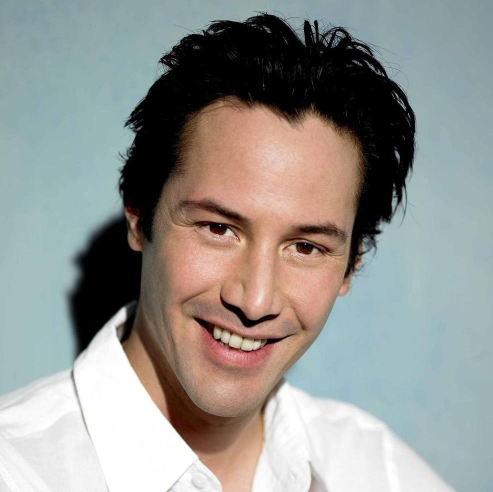
#> input picture projects/ascii-art/original2.jpg, 985 x 984 px (shown at 1/2 size)
$ python ascii_script.py
#> lines starting #> are read from the running program, lines starting #| are printed output that depends on the picture
from PIL import Image
import requests
from io import BytesIO
import os
import numpy as np

images = [];
#samples
images.append("https://pbs.twimg.com/media/DSMy7-tUIAA4R6S.jpg");
images.append("matrix-poster.jpg");
images.append("original1.jpg");

#color schemes
charSeq1 = '.-#'
charSeq2 = ' .:-=+*#%@'[::-1]
charSeq3 = "$@B%8&WM#*oahkbdpqwmZO0QLCJUYXzcvunxrjft/\|()1{}[]?-_+~<>i!lI;:,^`'. "


def getImage(address):
#> called with address = 'original2.jpg'
    if address[:4] == 'http':
        try:
            response = requests.get(address)
            img = Image.open(BytesIO(response.content))
            return img
        except:
            print("Invalid Image URL!")
    else:
        try:
            img = Image.open(address)
#> img is the input picture: PIL image 985x984 RGB; mean R, G, B 148.1, 148.8, 145
            return img
        except:
            print("Invalid Image file!")

def getGSImageArr(img):
    imgGS = img.convert('L')
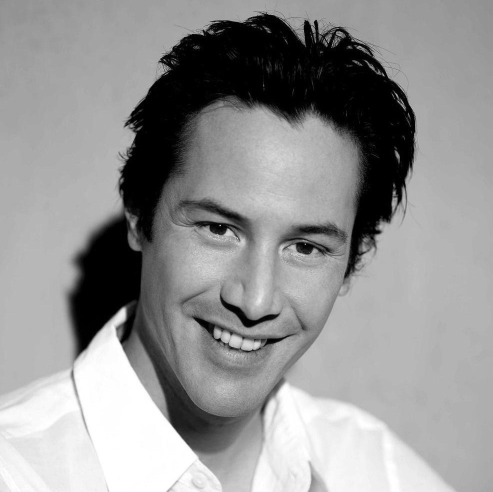
#> imgGS: PIL image 985x984 L (shown at 1/2 size); min 0, max 255, mean 148.1
    imgArr = np.array(imgGS)
    return imgArr

def getTileAvg(imgArr, x, y, xSpan, ySpan):
    height, width = imgArr.shape;
    if (xSpan ==0 or ySpan == 0): return 0
    if (xSpan+x+1>=width or ySpan+y+1>=height): return 0
    return np.sum(imgArr[y:y+ySpan, x:x+xSpan])/(xSpan*ySpan)

def getImageResized(imgArr, desiredWidth):
#> called with desiredWidth = 400
    imgHeight, imgWidth = imgArr.shape
#> imgHeight = 984; imgWidth = 985
    WIDTH = desiredWidth;
    HEIGHT = int(imgHeight/imgWidth*WIDTH);
#> HEIGHT = 399
    imgArrShrink = np.zeros([HEIGHT, WIDTH], dtype=int)
    #injectTileAvg
    xSpan = int(imgWidth/WIDTH)
#> xSpan = 2
    ySpan = int(imgHeight/HEIGHT)
#> ySpan = 2
    for r in range(0, HEIGHT):
        for c in range(0, WIDTH):
            imgArrShrink[r, c] = int(getTileAvg(imgArr, c*xSpan, r*ySpan, xSpan, ySpan))
#> this loop made 399 passes
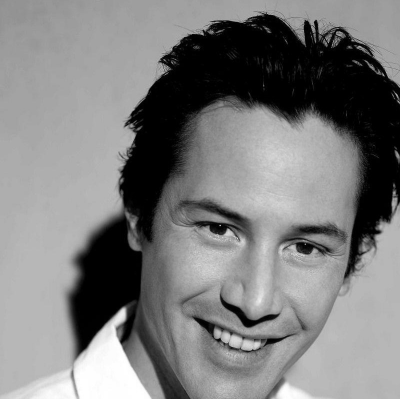
#> imgArrShrink: shape (399, 400) int64; min 0, max 255, mean 125.3
    return imgArrShrink

def showImageFromArr(img):
    return Image.fromarray(img.astype("uint8"))

def buildCharMap(charSeq):
    lenSeq = len(charSeq)
    valSeq = [int(255/lenSeq*(1+i)) for i in range(lenSeq)]
    charMap = {k: v for (k,v) in zip(valSeq, charSeq)}
    charMapKeys = sorted(charMap.keys())
    return charMap, charMapKeys

def getChar(val):
    for key in charMapKeys:
        if val<=key: return charMap[key]

def produceASCIItext(targetFile, imgArrShrink):
#> called with targetFile = 'original2-ascii.txt'
    res = '';
    height, width = imgArrShrink.shape
    for r in range(0, height):
        for c in range(0, width):
            res = res + getChar(imgArrShrink[r,c]) + ' '
        res = res +'\n'
    f = open(targetFile, 'w')
    f.write(res)
    f.close()

if __name__ == "__main__":
	charMap, charMapKeys = buildCharMap(charSeq2)
	resizeWidth = 400
	sourceFile = "original2.jpg"
	destFile = 'original2-ascii.txt'

	# url = images[2]
	img = getImage(sourceFile)
	imgArrGS = getGSImageArr(img)
	imgArrShrink = getImageResized(imgArrGS,resizeWidth)
	print("Generating ASCII image ... ", end='')
	produceASCIItext(destFile, imgArrShrink)
	print("Done")
